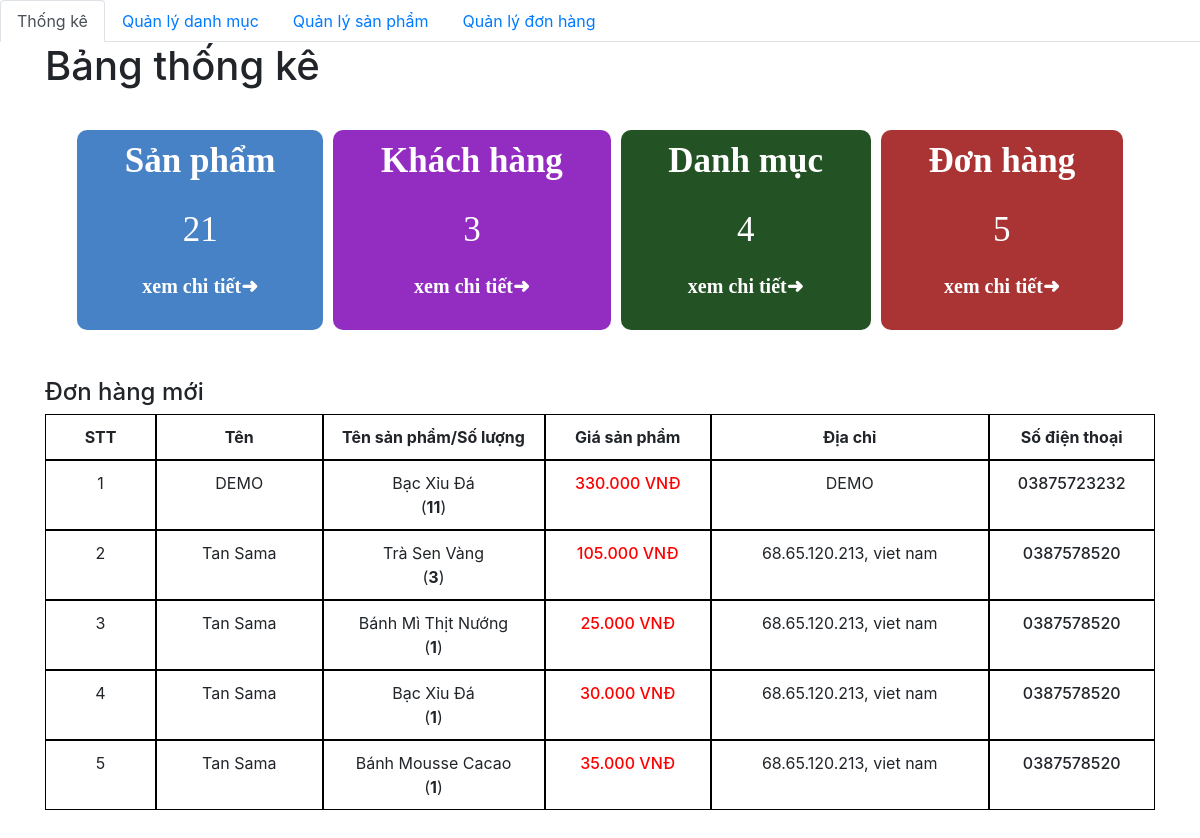
The app's page /admin/index.php with its own data.
### tables this page shows
CREATE TABLE `order_details` (
  `id` int(11) NOT NULL,
  `order_id` int(11) NOT NULL,
  `product_id` int(11) NOT NULL,
  `id_user` int(11) NOT NULL,
  `num` int(11) NOT NULL,
  `price` float NOT NULL,
  `status` varchar(255) NOT NULL
);

CREATE TABLE `orders` (
  `id` int(11) NOT NULL,
  `fullname` varchar(100) NOT NULL,
  `phone_number` varchar(20) NOT NULL,
  `email` varchar(150) NOT NULL,
  `address` varchar(200) NOT NULL,
  `note` varchar(255) DEFAULT NULL,
  `order_date` datetime DEFAULT NULL
);

CREATE TABLE `product` (
  `id` int(11) NOT NULL,
  `title` varchar(200) NOT NULL,
  `price` float NOT NULL,
  `number` float NOT NULL,
  `thumbnail` varchar(500) NOT NULL,
  `content` longtext NOT NULL,
  `id_category` int(11) NOT NULL,
  `created_at` datetime DEFAULT NULL,
  `updated_at` datetime DEFAULT NULL
);

### admin/database/dbhelper.php (called while the page is built, shortened)
<?php
function executeResult($sql)
{
	$con = mysqli_connect(HOST, USERNAME, PASSWORD, DATABASE);
	$result = mysqli_query($con, $sql);
	$data   = [];
	while ($row = mysqli_fetch_array($result, 1)) {
		$data[] = $row;
	}
	return $data;
}

### admin/index.php (the view, shortened to what this page needs)
<?php require_once('database/dbhelper.php'); ?>
<!DOCTYPE html>
<html>
<head>
    <link rel="stylesheet" href="https://maxcdn.bootstrapcdn.com/bootstrap/4.4.1/css/bootstrap.min.css">
    <link href="https://cdn.jsdelivr.net/npm/summernote@0.8.18/dist/summernote.min.css" rel="stylesheet">
    <link rel="stylesheet" href="style.css">
</head>
<body>
    <div id="wrapper">
        <header>
            <ul class="nav nav-tabs">
                <li class="nav-item">
                    <a class="nav-link active" href="category/index.php">Thống kê</a>
                </li>
                <li class="nav-item">
                    <a class="nav-link" href="category/index.php">Quản lý danh mục</a>
                </li>
                <li class="nav-item">
                    <a class="nav-link" href="product/">Quản lý sản phẩm</a>
                </li>
                <li class="nav-item ">
                    <a class="nav-link " href="dashboard.php">Quản lý đơn hàng</a>
                </li>
            </ul>
        </header>
        <div class="container">
            <main>
                <h1>Bảng thống kê</h1>
                <section class="dashboard">
                    <div class="table">
                        <div class="sp">
                            <p>Sản phẩm</p>
                            <?php
                            $sql = "SELECT * FROM `product`";
                            $conn = mysqli_connect(HOST, USERNAME, PASSWORD, DATABASE);
                            $result = mysqli_query($conn, $sql);
                            echo '<span>' . mysqli_num_rows($result) . '</span>';
                            ?>
                            <p><a href="product/">xem chi tiết➜</a></p>
                        </div>
                        <div class="sp kh">
                            <p>Khách hàng</p>
                            <?php
                            $sql = "SELECT * FROM `user`";
                            $conn = mysqli_connect(HOST, USERNAME, PASSWORD, DATABASE);
                            $result = mysqli_query($conn, $sql);
                            echo '<span>' . mysqli_num_rows($result) . '</span>';
                            ?>
                            <p><a href="">xem chi tiết➜</a></p>
                        </div>
                        <div class="sp dm">
                            <p>Danh mục</p>
                            <?php
                            $sql = "SELECT * FROM `category`";
                            $conn = mysqli_connect(HOST, USERNAME, PASSWORD, DATABASE);
                            $result = mysqli_query($conn, $sql);
                            echo '<span>' . mysqli_num_rows($result) . '</span>';
                            ?>
                            <p><a href="category/">xem chi tiết➜</a></p>
                        </div>
                        <div class="sp dh">
                            <p>Đơn hàng</p>
                            <?php
                            $sql = "SELECT * FROM `order_details`";
                            $conn = mysqli_connect(HOST, USERNAME, PASSWORD, DATABASE);
                            $result = mysqli_query($conn, $sql);
                            echo '<span>' . mysqli_num_rows($result) . '</span>';
                            ?>
                            <p><a href="dashboard.php">xem chi tiết➜</a></p>
                        </div>
                    </div>
                </section>
                <section class="new-order">
                    <h4>Đơn hàng mới</h4>
                    <table>
                        <tr class="bold">
                            <td>STT</td>
                            <td>Tên</td>
                            <td>Tên sản phẩm/Số lượng</td>
                            <td>Giá sản phẩm</td>
                            <td>Địa chỉ</td>
                            <td>Số điện thoại</td>
                        </tr>
                        <?php
                            try {
                                if (isset($_GET['page'])) {
                                    $page = $_GET['page'];
                                } else {
                                    $page = 1;
                                }
                                $limit = 10;
                                $start = ($page - 1) * $limit;
                                $sql = "SELECT * from orders, order_details, product
                                where order_details.order_id=orders.id and product.id=order_details.product_id ORDER BY order_date DESC limit $start,$limit ";
                                $order_details_List = executeResult($sql);
                                $count = 0;
                                foreach ($order_details_List as $item) {
                                    echo '
                                        <tr style="text-align: center;">
                                            <td>' . (++$count) . '</td>
                                            <td>' . $item['fullname'] . '</td>
                                            <td>' . $item['title'] . '<br>(<strong>' . $item['num'] . '</strong>)</td>
                                            <td class="b-500 red">' . number_format($item['num'] * $item['price'], 0, ',', '.') . '<span> VNĐ</span></td>
                                            <td>' . $item['address'] . '</td>
                                            <td class="b-500">' . $item['phone_number'] . '</td>
                                        </tr>
                                    ';
                                }
                            } catch (Exception $e) {
                                die("Lỗi thực thi sql: " . $e->getMessage());
                            }
                            ?>
                    </table>
                </section>
            </main>
        </div>
    </div>
</body>
</html>

### admin/style.css (style rules this page uses)
.dashboard .table { padding: 2rem; display: grid; grid-column-gap: 10px; grid-template-columns: auto auto auto auto; }
.dashboard .table .sp { color: white; background-color: #4882c6; padding: 5px; border-radius: 10px; text-align: center; }
.dashboard .table .kh { background-color: #932dc2; }
.dashboard .table .dm { background-color: rgb(35, 83, 37); }
.dashboard .table .dh { background-color: rgb(170, 52, 52); }
.dashboard .table .sp>p { font-size: 35px; text-align: center; font-weight: bold; font-family: "Bebas Neue", cursive; }
.dashboard .table .sp span { text-align: center; font-size: 35px; padding: 2rem 0; font-family: "Bebas Neue", cursive; }
.dashboard .table .sp p>a { text-decoration: none; color: white; font-size: 20px; transition: all 0.3s; }
table { width: 100%; }
table tr { text-align: center; width: 100%; display: grid; grid-template-columns: 10% 15% 20% 15% 25% 15% ; }
table tr.bold { font-weight: bold; }
table tr td { padding: 10px 0; border: 1px solid black; }

### admin/index.php (style rules this page uses)
#wrapper { padding-bottom: 5rem; }
.b-500 { font-weight: 500; }
.red { color: red; }

### records on screen
order_details: order.fullname "DEMO", product.title "Bạc Xỉu Đá", num "11", $item['num']*$item['price'] "330.000", order.address "DEMO", order.phone_number "03875723232"
order_details: order.fullname "Tan Sama", product.title "Trà Sen Vàng", num "3", $item['num']*$item['price'] "105.000", order.address "68.65.120.213, viet nam", order.phone_number "0387578520"
order_details: order.fullname "Tan Sama", product.title "Bánh Mì Thịt Nướng", num "1", $item['num']*$item['price'] "25.000", order.address "68.65.120.213, viet nam", order.phone_number "0387578520"
order_details: order.fullname "Tan Sama", product.title "Bạc Xỉu Đá", num "1", $item['num']*$item['price'] "30.000", order.address "68.65.120.213, viet nam", order.phone_number "0387578520"
order_details: order.fullname "Tan Sama", product.title "Bánh Mousse Cacao", num "1", $item['num']*$item['price'] "35.000", order.address "68.65.120.213, viet nam", order.phone_number "0387578520"

### other values on screen
mysqli_num_rows($result) "21"
mysqli_num_rows($result) "3"
mysqli_num_rows($result) "4"
mysqli_num_rows($result) "5"
